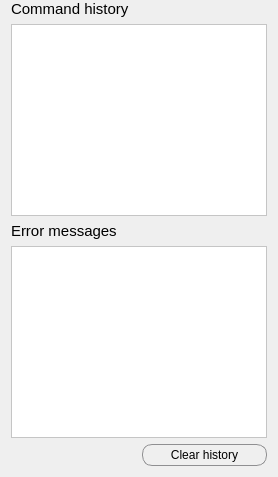
           <widget class="QWidget" name="tab_4">
            <attribute name="title">
             <string>History</string>
            </attribute>
            <layout class="QGridLayout" name="gridLayout_11">
             <property name="topMargin">
              <number>0</number>
             </property>
             <item row="10" column="2">
              <widget class="QPushButton" name="pushButton_cleanHistory">
               <property name="toolTip">
                <string>Saving history uses resources in your drive, you can clean history by removing all the files in the history folder</string>
               </property>
               <property name="styleSheet">
                <string notr="true"> QPushButton {
     border: 1px solid #8f8f91;
     border-radius: 10px;
     height: 20px;
     background-color: qlineargradient(x1: 0, y1: 0, x2: 0, y2: 1,
                                       stop: 0 #f6f7fa, stop: 1 #dadbde);

 }


 QPushButton:focus:pressed {
     background-color: qlineargradient(x1: 0, y1: 0, x2: 0, y2: 1,
                                       stop: 0 #F0F0FF, stop: 1 #f6f7fa);
 }

 QPushButton:hover {
     background-color: qlineargradient(x1: 0, y1: 0, x2: 0, y2: 1,
                                       stop: 0 #f6f7fa, stop: 1 #F0F0FF);
 }

QPushButton:disabled{ background-color: #CCCCCC; }

 QPushButton:flat {
     border: none; /* no border for a flat push button */
 }

 QPushButton:default {
     border-color: navy; /* make the default button prominent */
 }</string>
               </property>
               <property name="text">
                <string>Clear history</string>
               </property>
              </widget>
             </item>
             <item row="9" column="1" colspan="2">
              <widget class="QTextEdit" name="textEdit_qcerr">
               <property name="maximumSize">
                <size>
                 <width>16777215</width>
                 <height>200</height>
                </size>
               </property>
               <property name="accessibleDescription">
                <string notr="true"/>
               </property>
               <property name="styleSheet">
                <string notr="true">background-color: rgb(255, 255, 255);
color: rgb(0, 0, 0);</string>
               </property>
               <property name="readOnly">
                <bool>true</bool>
               </property>
               <property name="html">
                <string>&lt;!DOCTYPE HTML PUBLIC &quot;-//W3C//DTD HTML 4.0//EN&quot; &quot;http://www.w3.org/TR/REC-html40/strict.dtd&quot;&gt;
&lt;html&gt;&lt;head&gt;&lt;meta name=&quot;qrichtext&quot; content=&quot;1&quot; /&gt;&lt;style type=&quot;text/css&quot;&gt;
p, li { white-space: pre-wrap; }
&lt;/style&gt;&lt;/head&gt;&lt;body style=&quot; font-family:'MS Shell Dlg 2'; font-size:7.8pt; font-weight:400; font-style:normal;&quot;&gt;
&lt;p style=&quot;-qt-paragraph-type:empty; margin-top:0px; margin-bottom:0px; margin-left:0px; margin-right:0px; -qt-block-indent:0; text-indent:0px; font-size:11pt;&quot;&gt;&lt;br /&gt;&lt;/p&gt;&lt;/body&gt;&lt;/html&gt;</string>
               </property>
              </widget>
             </item>
             <item row="4" column="1" colspan="2">
              <widget class="QLabel" name="label_22">
               <property name="maximumSize">
                <size>
                 <width>16777215</width>
                 <height>30</height>
                </size>
               </property>
               <property name="font">
                <font>
                 <pointsize>11</pointsize>
                </font>
               </property>
               <property name="styleSheet">
                <string notr="true"/>
               </property>
               <property name="text">
                <string>Command history</string>
               </property>
              </widget>
             </item>
             <item row="5" column="1" colspan="2">
              <widget class="QTextEdit" name="textEdit_qcout">
               <property name="accessibleDescription">
                <string notr="true"/>
               </property>
               <property name="styleSheet">
                <string notr="true">background-color: rgb(255, 255, 255);
color: rgb(0, 0, 0);</string>
               </property>
               <property name="readOnly">
                <bool>true</bool>
               </property>
               <property name="html">
                <string>&lt;!DOCTYPE HTML PUBLIC &quot;-//W3C//DTD HTML 4.0//EN&quot; &quot;http://www.w3.org/TR/REC-html40/strict.dtd&quot;&gt;
&lt;html&gt;&lt;head&gt;&lt;meta name=&quot;qrichtext&quot; content=&quot;1&quot; /&gt;&lt;style type=&quot;text/css&quot;&gt;
p, li { white-space: pre-wrap; }
&lt;/style&gt;&lt;/head&gt;&lt;body style=&quot; font-family:'MS Shell Dlg 2'; font-size:7.8pt; font-weight:400; font-style:normal;&quot;&gt;
&lt;p style=&quot;-qt-paragraph-type:empty; margin-top:0px; margin-bottom:0px; margin-left:0px; margin-right:0px; -qt-block-indent:0; text-indent:0px; font-size:8pt;&quot;&gt;&lt;br /&gt;&lt;/p&gt;&lt;/body&gt;&lt;/html&gt;</string>
               </property>
              </widget>
             </item>
             <item row="8" column="1" colspan="2">
              <widget class="QLabel" name="label_21">
               <property name="maximumSize">
                <size>
                 <width>16777215</width>
                 <height>30</height>
                </size>
               </property>
               <property name="font">
                <font>
                 <pointsize>11</pointsize>
                </font>
               </property>
               <property name="styleSheet">
                <string notr="true"/>
               </property>
               <property name="text">
                <string>Error messages</string>
               </property>
              </widget>
             </item>
            </layout>
           </widget>
